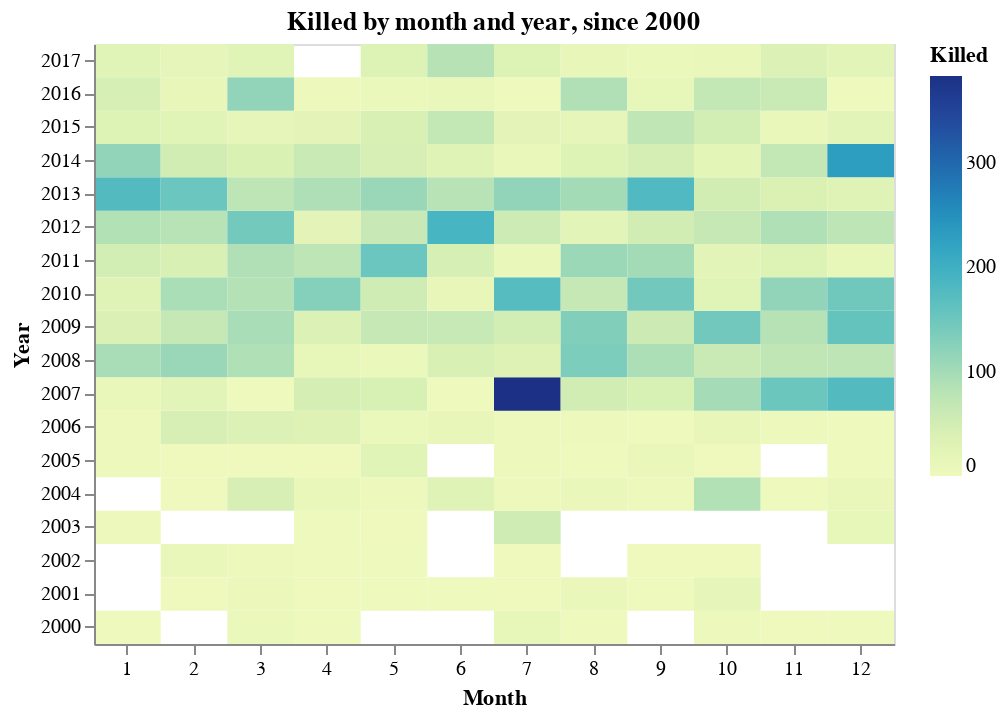

Notebook code cell kept with this figure:
### Code cell
alt.Chart(source[source.Year>=2000]).mark_rect().encode(
    alt.X("Month:O", axis = alt.Axis(labelAngle = 0)),
    alt.Y('Year:O', sort="-y"),
    alt.Color('Killed:Q'),
    tooltip=['Year', 'Month', 'Killed']
).properties(
    width=400, height=300,
    title="Killed by month and year, since 2000"
)

### Figure 1 — Vega-Lite specification as saved in the notebook (floating-point values rounded to 4 significant figures; data arrays with more than 128 entries replaced by an {"elided": "..."} marker saying what was removed)
{"$schema": "https://vega.github.io/schema/vega-lite/v4.8.1.json", "config": {"view": {"continuousHeight": 300, "continuousWidth": 400}}, "data": {"name": "data-ecd7af30f46e89ebea15bf949145d233"}, "datasets": {"data-ecd7af30f46e89ebea15bf949145d233": {"elided": "193 records"}}, "encoding": {"color": {"field": "Killed", "type": "quantitative"}, "tooltip": [{"field": "Year", "type": "quantitative"}, {"field": "Month", "type": "quantitative"}, {"field": "Killed", "type": "quantitative"}], "x": {"axis": {"labelAngle": 0}, "field": "Month", "type": "ordinal"}, "y": {"field": "Year", "sort": "-y", "type": "ordinal"}}, "height": 300, "mark": "rect", "title": "Killed by month and year, since 2000", "width": 400}
